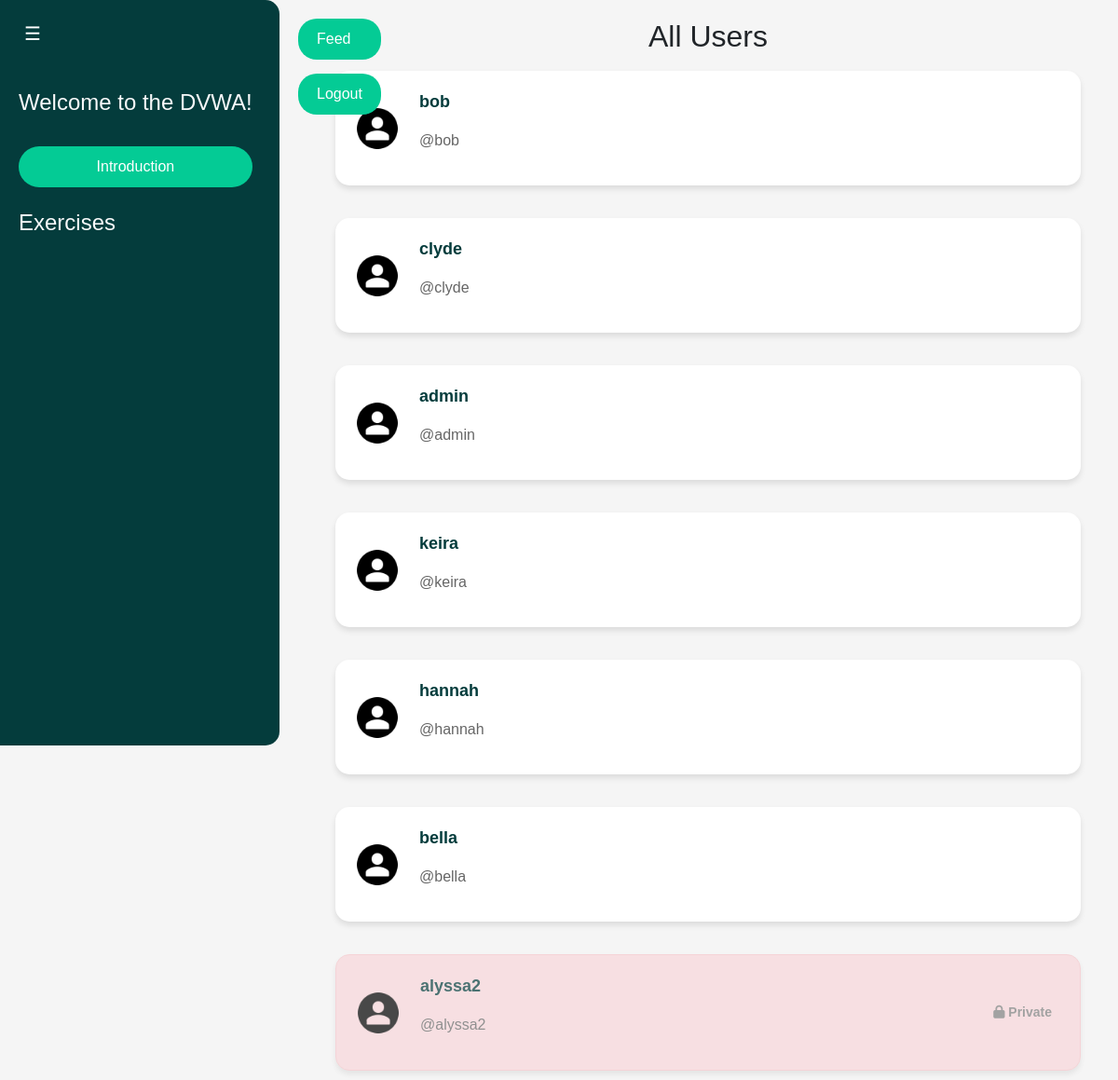
/profile_list/ (signed in), run on an earlier commit of the app's database.
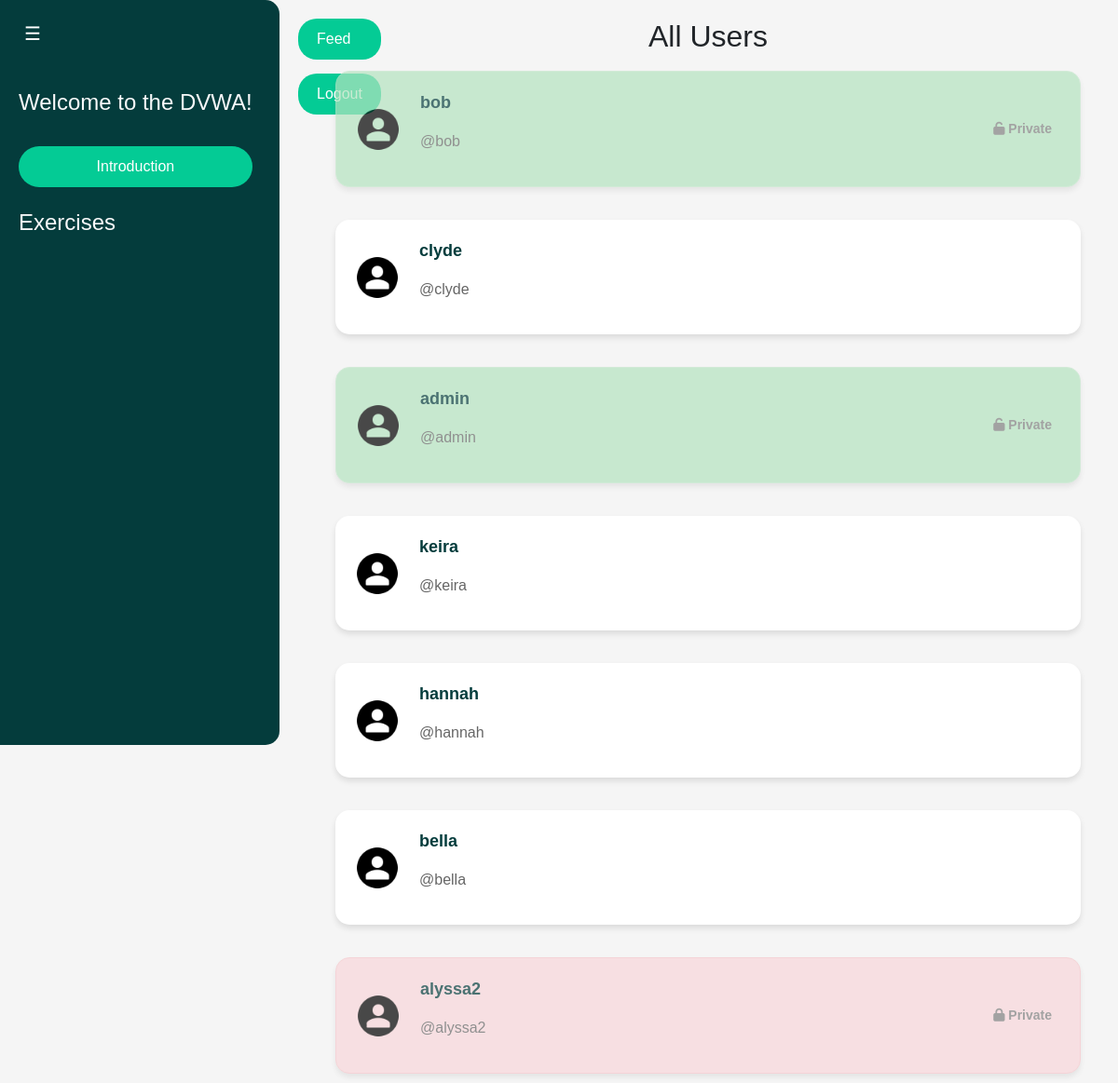
And on a later commit of the database.
### webapp/models.py (models this page shows, shortened)
class Profile(models.Model):
    user = models.OneToOneField(User, on_delete=models.CASCADE)
    follows = models.ManyToManyField(
        "self",
        related_name="followed_by",
        symmetrical=False,
        blank=True
    )
    private = models.BooleanField(default=False)
    def create_profile(sender, instance, created, **kwargs):
        if created:
            user_profile = Profile(user=instance)
            user_profile.save()
            user_profile.follows.set([instance.profile.id])
            user_profile.save()
    post_save.connect(create_profile, sender=User)

### webapp/views.py (the view)
# urls.py: path("profile_list/", views.profile_list, name="profile_list"),
def profile_list(request):
    profiles = Profile.objects.exclude(user=request.user)  # Exclude logged-in user
    followed_profiles = request.user.profile.follows.all()  # Get who the logged-in user follows
    return render(request, "profile_list.html", {"profiles": profiles, "followed_profiles": followed_profiles})

### webapp/templates/profile_list.html (shortened to what this page needs)
{% load static %}
<!DOCTYPE html>
<html lang="en">
<head>
    <link href="https://cdn.jsdelivr.net/npm/bootstrap@5.3.0-alpha1/dist/css/bootstrap.min.css" rel="stylesheet">
    <link rel="stylesheet" href="{% static 'css/style.css' %}">
    <link rel="stylesheet" href="https://cdnjs.cloudflare.com/ajax/libs/font-awesome/6.0.0/css/all.min.css">
</head>
<body>
    <div id="sidebar" class="sidebar">
        <button id="toggleBtn" class="toggle-btn">☰</button>
        <div class="menu-items">
            <h4 class="text-light mt-4">Welcome to the DVWA!</h4>
            <button class="btn btn-intro w-100 mt-4">Introduction</button>
            <h4 class="text-light mt-4">Exercises</h4>
        </div>
    </div>
    <div class="top-buttons">
        <a href="{% url 'feed' %}" class="btn-top">Feed</a>
        <a href="{% url 'logout' %}" class="btn-top">Logout</a>
    </div>
    <div class="main-content">
        <h2 class="text-center">All Users</h2>
        <div class="profile-list">
        {% for profile in profiles %}
            {% if profile.private %}
                {% if profile in followed_profiles %}
                    <a href="{% url 'profile' profile.id %}" class="card-link">
                        <div class="profile-item private-following">
                            <img src="{% static 'images/default-avatar.png' %}" alt="User Avatar" class="profile-avatar">
                            <div class="profile-info">
                                <p class="username">{{ profile.user.username }}</p>
                                <p class="handle">@{{ profile.user.username|lower }}</p>
                            </div>
                            <span class="private-badge"><i class="fas fa-unlock"></i> Private</span>
                        </div>
                    </a>
                {% else %}
                    <div class="profile-item private-locked">
                        <img src="{% static 'images/default-avatar.png' %}" alt="User Avatar" class="profile-avatar">
                        <div class="profile-info">
                            <p class="username">{{ profile.user.username }}</p>
                            <p class="handle">@{{ profile.user.username|lower }}</p>
                        </div>
                        <span class="private-badge"><i class="fas fa-lock"></i> Private</span>
                    </div>
                {% endif %}
            {% else %}
                <a href="{% url 'profile' profile.id %}" class="card-link">
                    <div class="profile-item">
                        <img src="{% static 'images/default-avatar.png' %}" alt="User Avatar" class="profile-avatar">
                        <div class="profile-info">
                            <p class="username">{{ profile.user.username }}</p>
                            <p class="handle">@{{ profile.user.username|lower }}</p>
                        </div>
                    </div>
                </a>
            {% endif %}
        {% endfor %}
    </div>
</div>
</body>
</html>

### webapp/static/css/style.css (style rules this page uses)
body { background-color: #f5f5f5; font-family: 'Nunito', sans-serif; margin: 0; display: flex; height: 100vh; overflow-y: auto; }
.sidebar { background-color: #043c3c; color: white; width: 300px; height: 100vh; padding: 20px; position: fixed; top: 0; left: 0; overflow-x: hidden; transition: all 0.3s ease; display: flex; flex-direction: column; align-items: flex-start; border-radius: 0 15px 15px 0; }
.sidebar .toggle-btn { background: none; border: none; color: white; font-size: 20px; cursor: pointer; margin-bottom: 20px; }
.btn-intro { background-color: #04cb95; color: white; border: none; border-radius: 50px; padding: 10px 20px; font-size: 16px; text-align: center; cursor: pointer; transition: background-color 0.3s ease; }
.main-content { margin-left: 320px; padding: 20px; flex-grow: 1; display: flex; flex-direction: column; align-items: center; transition: margin-left 0.3s ease; }
.top-buttons { position: fixed; flex-direction: column; top: 20px; left: 320px; display: flex; gap: 15px; transition: left 0.3s ease; }
.btn-feed, .btn-top { text-decoration: none; background-color: #04cb95; color: white; border: none; padding: 10px 20px; border-radius: 20px; font-size: 16px; cursor: pointer; }
.profile-list { display: flex; flex-direction: column; align-items: center; gap: 15px; width: 100%; max-width: 1200px; margin: 0 auto; padding: 0 20px; }
.card-link { text-decoration: none; color: inherit; display: block; width: 100%; }
.profile-item { display: flex; align-items: center; background-color: white; border-radius: 15px; box-shadow: 0px 4px 6px rgba(0, 0, 0, 0.1); padding: 20px; transition: transform 0.2s ease; width: 100%; margin: 10px 0; }
.profile-avatar { width: 50px; height: 50px; border-radius: 50%; margin-right: 20px; }
.profile-info .username { font-size: 18px; font-weight: bold; color: #043c3c; }
.profile-info .handle { font-size: 16px; color: #666; }
.private-following { background-color: #b4e3bf !important; border: 1px solid #c3e6cb !important; pointer-events: auto; opacity: 0.7; }
.private-locked { background-color: #f8d7da; border: 1px solid #f5c6cb; pointer-events: none; opacity: 0.7; }
.private-badge { color: grey; margin-left: auto; padding: 10px; border-radius: 20px; font-size: 14px; font-weight: bold; gap: 5px; }

What changed in the data, as far as the page shows it:
changed Profile "bob": private False → True (drawn); private: picture added; private: picture removed
changed Profile "admin": private False → True (drawn); private: picture added; private: picture removed
